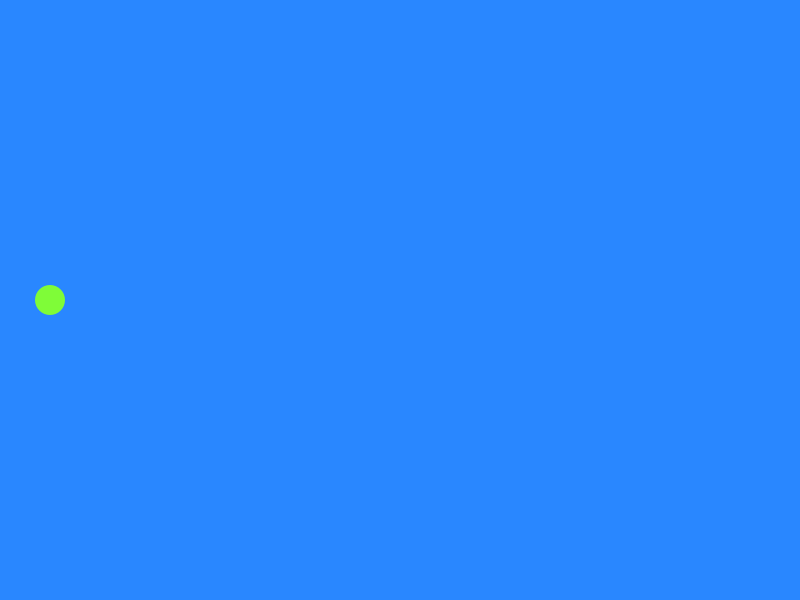
Frame 1 (no input)
Frame 60 (the mouse pressed at the canvas centre just before this capture): identical to frame 1, image omitted
Frame 120 (the mouse held since frame 60 and released just before this capture): identical to frame 1, image omitted

The Processing sketch that drew this single still picture (run headless with seeded random() and noise(); from frame 60 on, the mouse is pressed at the canvas centre):

// Processing sketch: Rising1
// ── Rising1.pde
/* 
 Rising parte 1
 David Valencia
 Gaming I
 */
float positionx = 50;
float positiony;
int backcolor=#2987FF;
boolean moveRight=false;
boolean moveLeft=false;
boolean moveUp=false;
boolean moveDown=false;

void setup ()
{
  size(800, 600);
  noStroke();
  positiony = height/2;
}



void draw ()
{
  background(backcolor);
  fill(#7FFC38);
  ellipse(positionx, positiony, 30, 30);

  //MOVEMENT

  if (moveUp==true)
  {
    positiony = constrain(positiony-5, 0, height);
  }
  if (moveDown==true)
  {
    positiony = constrain(positiony+5, 0, height);
  }
  if (moveRight==true)
  {
    positionx = constrain(positionx+5, 0, width);
  }
  if (moveLeft==true)
  {
    positionx = constrain(positionx-5, 0, width);
  }
  if ( positionx >= width/2)
  {
    backcolor=#0AFF0C;
  } else {
    backcolor=#2987FF;
  }
}

void keyPressed()
{

  //regular movement

  if (key=='w')
  {
    moveUp=true;
  }
  if (key=='s')
  {
    moveDown=true;
  }
  if (key=='d')
  {
    moveRight=true;
  }
  if (key=='a')
  {
    moveLeft=true;
  }
}

void keyReleased()
{
  if (key=='w')
  {
    moveUp=false;
  }
  if (key=='s')
  {
    moveDown=false;
  }
  if (key=='d')
  {
    moveRight=false;
  }
  if (key=='a')
  {
    moveLeft=false;
  }
}
